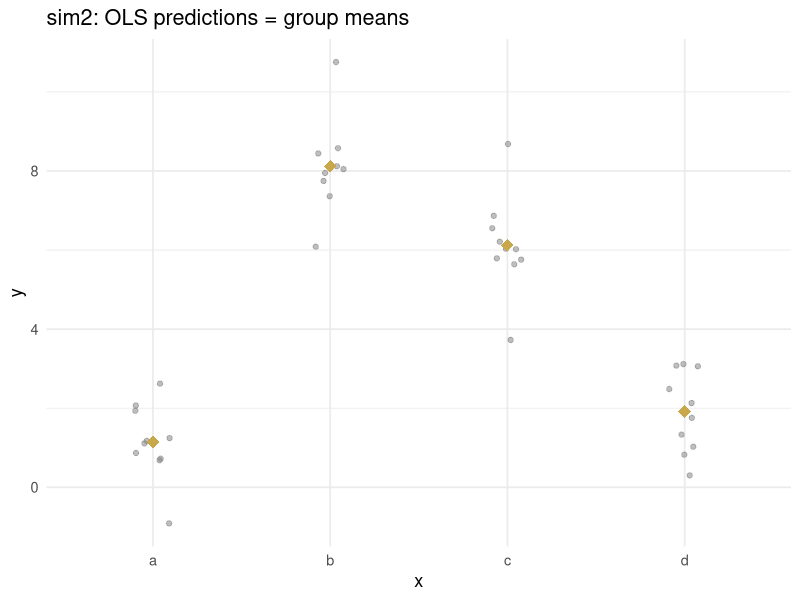

The R script that drew this image:
## ---- chunk 1
knitr::opts_chunk$set(echo = TRUE, message = FALSE, warning = FALSE)
## ---- chunk 2
library(tidyverse)
library(modelr)
options(na.action = na.warn)
## ---- chunk 3
df <- tribble(~y, ~x1, ~x2, 4, 2, 5, 5, 1, 6)

model_matrix(df, y ~ x1)        # intercept + x1
model_matrix(df, y ~ x1 - 1)    # x1 only, no intercept
model_matrix(df, y ~ x1 + x2)   # intercept + x1 + x2
## ---- chunk 4
data("sim2", package = "modelr")
mod2 <- lm(y ~ x, data = sim2)
model_matrix(sim2, y ~ x) |> head(8)
coef(mod2)
## ---- chunk 5
preds_cat <- sim2 |>
  data_grid(x) |>
  add_predictions(mod2)
print(preds_cat)
## ---- chunk 6
ggplot(sim2, aes(x, y)) +
  geom_jitter(colour = "grey50", width = 0.1, alpha = 0.5) +
  geom_point(data = preds_cat, aes(y = pred),
             colour = "#C9A84C", size = 4, shape = 18) +
  labs(title = "sim2: OLS predictions = group means") +
  theme_minimal(base_size = 13)
